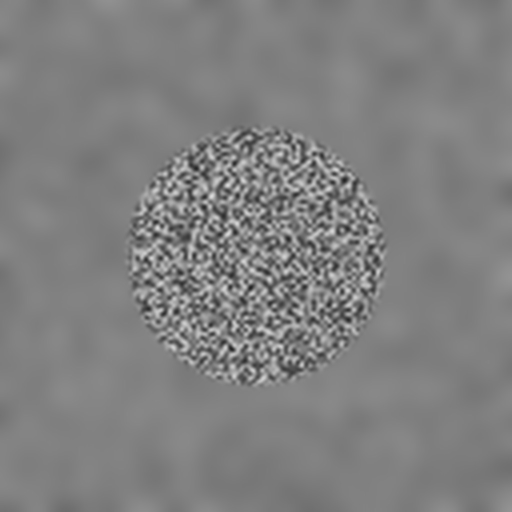
#> input picture tasks/reference-corpus/placeholder_bokeh_subject.jpg, 1024 x 1024 px (shown at 1/2 size)
$ python -i import_analysis.py   (imports and definitions only)
#> lines starting #> are read from the running program, lines starting #| are printed output that depends on the picture
"""Cheap, local-first analysis for imported photos.

This pass deliberately stays independent of Ollama, InsightFace, OpenCV, and
the GPU. It gives the import-first workflow an honest technical signal before
any optional vision pass runs. The result is stored as provenance metadata and
never replaces human review or identity scoring.
"""
from __future__ import annotations

import hashlib
import io
import json
import math
from typing import Any

from PIL import Image, ImageFilter, ImageOps


ANALYSIS_VERSION = 2

_SHARPNESS_THUMBNAIL_SIDE = 768
_LAPLACIAN = (0, 1, 0, 1, -4, 1, 0, 1, 0)
_LAPLACIAN_NEG = tuple(-coefficient for coefficient in _LAPLACIAN)
# Scaling each signed half by four keeps the complete 4-neighbour response in
# Pillow's 8-bit output without clipping. The original magnitude is restored
# when the histogram moments are combined below.
_LAPLACIAN_SCALE = 4
_SHARPNESS_TILE_GRID = 8
_SHARPNESS_TILE_MIN_SIDE = 32
_SHARPNESS_PERCENTILE = 0.90
# PROVISIONAL: separates the deterministic contract corpus while preserving the
# existing 35/55 public bands. Checkpoint QS cannot sign this off until the same
# mapping is recalibrated against rights-cleared real photographs as documented
# in tasks/reference-corpus/README.md.
_SHARPNESS_SCORE_SCALE = 13.5


def _bounded_score(value: float) -> int:
    return max(0, min(100, round(value)))


def _grey_thumbnail(image: Image.Image, side: int) -> Image.Image:
    """A bounded greyscale copy of `image`, safe to mutate.

    ``ImageOps.grayscale`` already returns a NEW image, so the ``.copy()`` these
    two callers used to make first was a full second copy of the source RGB —
    tens of megabytes per photo, twice per import, thrown away immediately.
    Converting first and shrinking after is the whole trick; the caller's own
    ``thumbnail`` then mutates a picture nobody else holds."""
    grey = ImageOps.grayscale(image)
    grey.thumbnail((side, side))
    return grey


def _histogram_moments(histogram: list[int]) -> tuple[float, float]:
    total = sum(histogram)
    if not total:
        return 0.0, 0.0
    mean = sum(value * count for value, count in enumerate(histogram)) / total
    mean_square = (
        sum(value * value * count for value, count in enumerate(histogram)) / total
    )
    return mean, mean_square


def _laplacian_variance(
    positive: Image.Image, negative: Image.Image, box: tuple[int, int, int, int]
) -> float:
    """Recover signed Laplacian variance inside one already-filtered tile."""
    positive_mean, positive_square = _histogram_moments(
        positive.crop(box).histogram()
    )
    negative_mean, negative_square = _histogram_moments(
        negative.crop(box).histogram()
    )
    mean = _LAPLACIAN_SCALE * (positive_mean - negative_mean)
    mean_square = _LAPLACIAN_SCALE**2 * (
        positive_square + negative_square
    )
    return max(0.0, mean_square - mean * mean)


def _sharpness_tile_boxes(
    box: tuple[int, int, int, int],
) -> list[tuple[int, int, int, int]]:
    """Split an interior into at most 8x8 tiles without creating tiny tiles."""
    left, top, right, bottom = box
    width, height = right - left, bottom - top
    columns = max(
        1, min(_SHARPNESS_TILE_GRID, width // _SHARPNESS_TILE_MIN_SIDE)
    )
    rows = max(1, min(_SHARPNESS_TILE_GRID, height // _SHARPNESS_TILE_MIN_SIDE))
    xs = [left + round(index * width / columns) for index in range(columns + 1)]
    ys = [top + round(index * height / rows) for index in range(rows + 1)]
    return [
        (xs[column], ys[row], xs[column + 1], ys[row + 1])
        for row in range(rows)
        for column in range(columns)
    ]


def _nearest_rank_percentile(values: list[float], percentile: float) -> float:
    if not values:
        return 0.0
    if not 0 < percentile <= 1:
        raise ValueError("percentile must be in (0, 1]")
    ordered = sorted(values)
    index = min(len(ordered) - 1, math.ceil(percentile * len(ordered)) - 1)
    return ordered[index]


def _sharpness_score(image: Image.Image) -> int:
    thumbnail = _grey_thumbnail(image, _SHARPNESS_THUMBNAIL_SIDE)
    width, height = thumbnail.size
    # Pillow leaves a one-pixel Kernel border unfiltered. Including that raw
    # border makes a flat image appear sharp, so images without an interior have
    # no usable focus signal.
    if width < 3 or height < 3:
        return 0
    interior = (1, 1, width - 1, height - 1)
    positive = thumbnail.filter(
        ImageFilter.Kernel(
            (3, 3), _LAPLACIAN, scale=_LAPLACIAN_SCALE
        )
    )
    negative = thumbnail.filter(
        ImageFilter.Kernel(
            (3, 3), _LAPLACIAN_NEG, scale=_LAPLACIAN_SCALE
        )
    )
    tile_variances = [
        _laplacian_variance(positive, negative, tile)
        for tile in _sharpness_tile_boxes(interior)
    ]
    regional_variance = _nearest_rank_percentile(
        tile_variances, _SHARPNESS_PERCENTILE
    )
    return _bounded_score(math.sqrt(regional_variance) * _SHARPNESS_SCORE_SCALE)


# [88 lines left out: functions _exposure_score, _resolution_score, analyse_image_bytes, not called in this run]


def analysis_json(analysis: dict[str, Any]) -> str:
    return json.dumps(analysis, ensure_ascii=False, sort_keys=True)


# [8 lines left out: function parse_analysis, not called in this run]

>>> from PIL import Image
>>> picture = Image.open('../../../tasks/reference-corpus/placeholder_bokeh_subject.jpg')
#> picture is the input picture: PIL image 1024x1024 RGB; min 30, max 220, mean 127.8
>>> result = _sharpness_score(picture)
#> in _grey_thumbnail, `grey.thumbnail((side, side))`:
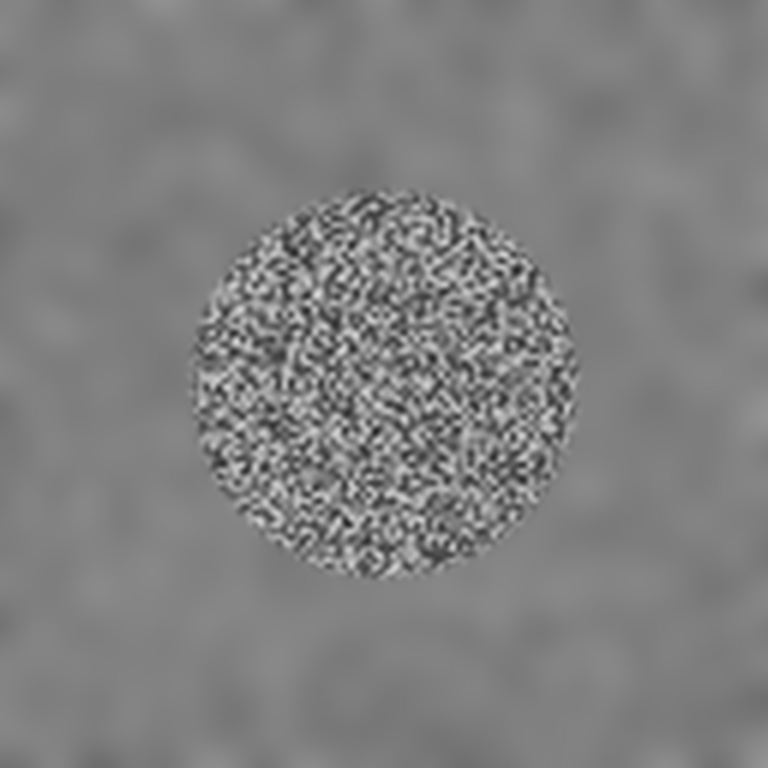
#> grey: PIL image 768x768 L; min 32, max 220, mean 127.8
#> in _sharpness_score, `positive = thumbnail.filter( ImageFilter.Kernel( (3, 3), _LAPLACIAN, s..`:
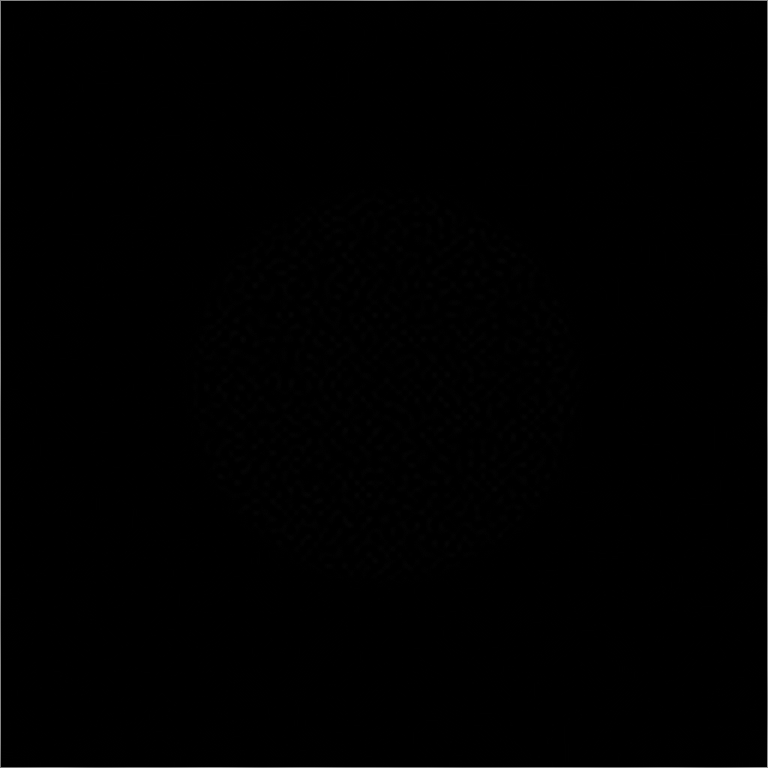
#> positive: PIL image 768x768 L; min 0, max 148, mean 0.9
#> in _histogram_moments, `total = sum(histogram)`: total = 9216
#> in _histogram_moments, `mean = sum(value * count for value, count in enumerate(histogram)) / t..`: mean = 0.0718
#> in _laplacian_variance, `negative_mean, negative_square = _histogram_moments( negative.crop(box..`: negative_mean = 0.0706; negative_square = 0.0709
#> in _laplacian_variance, `mean = _LAPLACIAN_SCALE * (positive_mean - negative_mean)`: mean = 0.00477
#> in _laplacian_variance, `mean_square = _LAPLACIAN_SCALE**2 * ( positive_square + negative_squar..`: mean_square = 2.28
#> in _sharpness_score, `tile_variances = [ _laplacian_variance(positive, negative, tile) for t..`: tile_variances = 64 values, max 58.41 at index 27, min 1.23 at index 49, mean 12.47
#> in _nearest_rank_percentile, `ordered = sorted(values)`: ordered = 64 values from 1.23 to 58.41
#> in _nearest_rank_percentile, `index = min(len(ordered) - 1, math.ceil(percentile * len(ordered)) - 1)`: index = 57
#> in _sharpness_score, `regional_variance = _nearest_rank_percentile( tile_variances, _SHARPNE..`: regional_variance = 49.94
#> result = 95

$ run again, on tasks/reference-corpus/placeholder_sharp.jpg
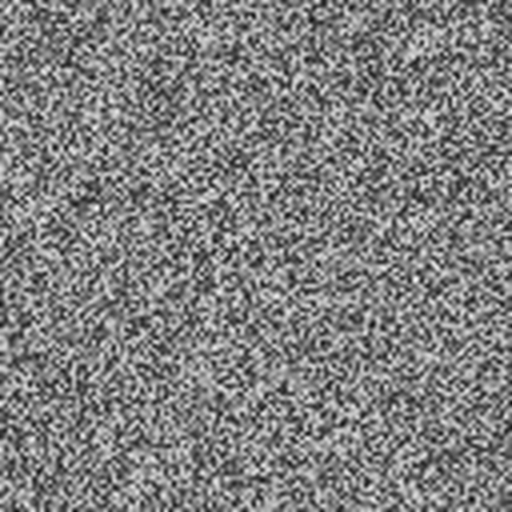
#> input picture tasks/reference-corpus/placeholder_sharp.jpg, 1024 x 1024 px (shown at 1/2 size)
#> picture is the input picture: PIL image 1024x1024 RGB; min 10, max 255, mean 127.8
#> in _grey_thumbnail, `grey.thumbnail((side, side))`:
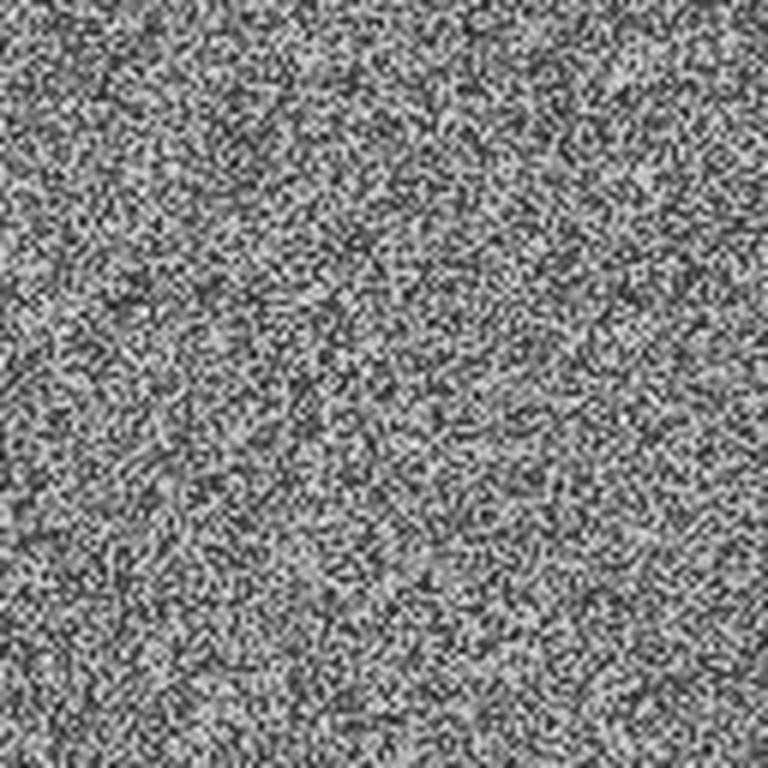
#> grey: PIL image 768x768 L; min 11, max 255, mean 127.8
#> total = 9216
#> in _histogram_moments, `mean = sum(value * count for value, count in enumerate(histogram)) / t..`: mean = 0.827
#> in _histogram_moments, `mean_square = ( sum(value * value * count for value, count in enumerat..`: mean_square = 2.02
#> positive_mean = 0.827; positive_square = 2.02
#> negative_mean = 0.83; negative_square = 2.18
#> in _laplacian_variance, `mean = _LAPLACIAN_SCALE * (positive_mean - negative_mean)`: mean = -0.0126
#> in _laplacian_variance, `mean_square = _LAPLACIAN_SCALE**2 * ( positive_square + negative_squar..`: mean_square = 67.19
#> tile_variances = 64 values, max 86.7 at index 15, min 61.81 at index 37, mean 71.66
#> ordered = 64 values from 61.81 to 86.7
#> index = 57
#> regional_variance = 79.97
#> result = 100
